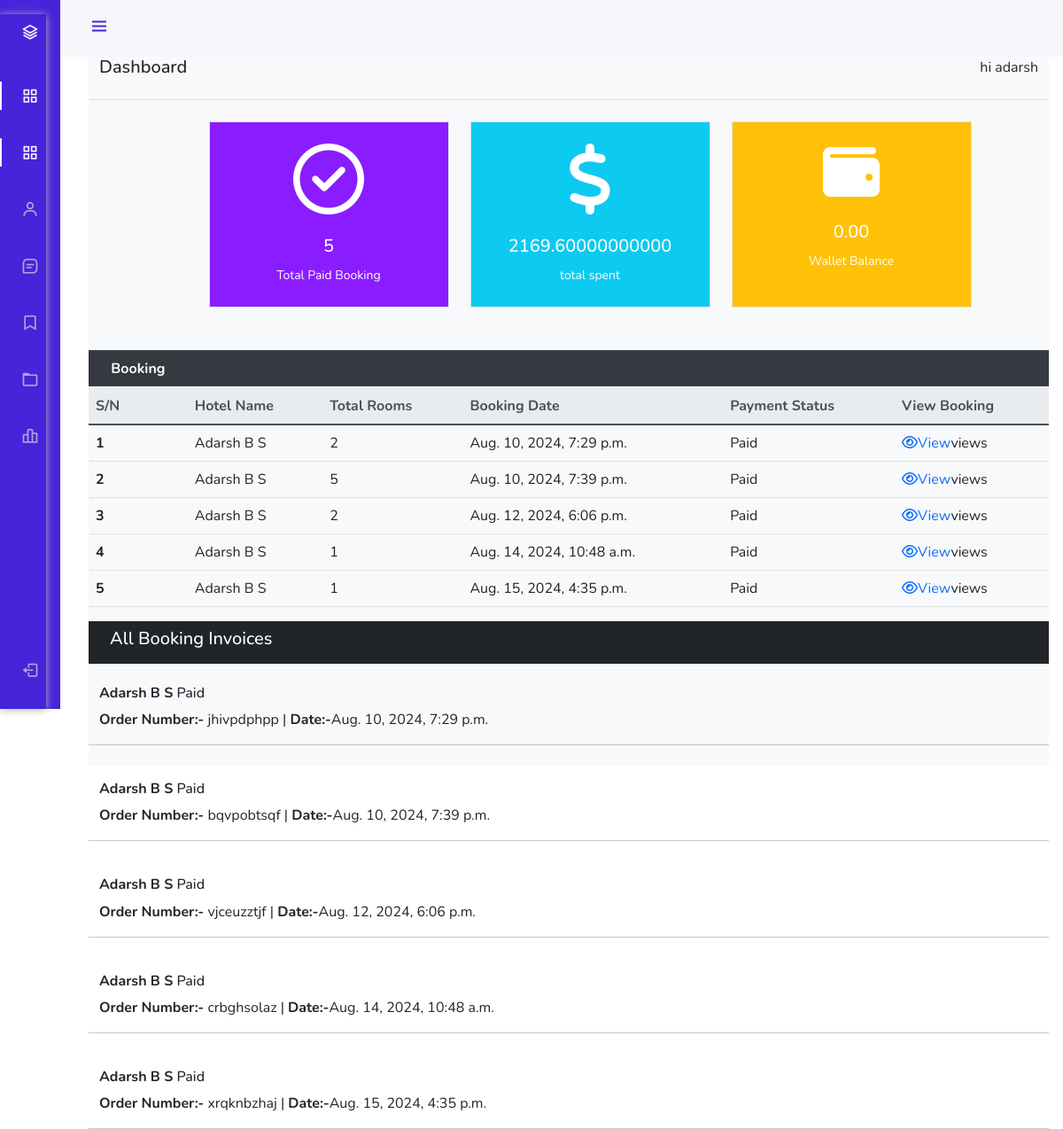
/dashboard/ (signed in), run on the app's committed database.
### userauths/models.py (models this page shows, shortened)
class User(AbstractUser):
    full_name=models.CharField(max_length=100,null=True,blank=True)
    username=models.CharField(max_length=50, unique=True)
    email=models.EmailField(unique=True)
    phone=models.CharField(max_length=20,null=True,blank=True)
    gender= models.CharField(max_length=20,choices=GENDER_CHOICE,default='other')
    otp=models.CharField(max_length=100,null=True,blank=True)
    USERNAME_FIELD='email'
    REQUIRED_FIELDS=['username']

class Profile(models.Model):
    pid=ShortUUIDField(length=7, max_length=25, alphabet='adcdefghijklmnopqrstuvwxyz1234')
    image=models.FileField(upload_to='user_directory_path',default='default.jpg',null=True,blank=True)
    user=models.OneToOneField("User", on_delete=models.CASCADE)
    full_name=models.CharField(max_length=100,null=True,blank=True)
    phone=models.CharField(max_length=20,null=True,blank=True)
    gender= models.CharField(max_length=20,choices=GENDER_CHOICE,default='other')
    country=models.CharField(max_length=100,null=True,blank=True)
    city=models.CharField(max_length=100,null=True,blank=True)
    state=models.CharField(max_length=100,null=True,blank=True)
    address=models.CharField(max_length=1000,null=True,blank=True)
    identity_type=models.CharField(max_length=20,choices=IDENTITY_TYPE,null=True,blank=True)
    identity_image=models.FileField(upload_to='user_directory_path',default='id.jpg',null=True,blank=True)
    facebook=models.URLField(max_length=200,null=True,blank=True)
    instagram=models.URLField(max_length=200,null=True,blank=True)
    wallet=models.DecimalField(max_digits=12, decimal_places=2,default=0.00)
    varified=models.BooleanField(default=False)
    date=models.DateTimeField(auto_now_add=True)
    class Meta:
        ordering=['-date']

### hotel/models.py (models this page shows, shortened)
class Booking(models.Model):
    user = models.ForeignKey(User,on_delete=models.SET_NULL ,null=True,blank=True)
    payment_status = models.CharField(max_length=100, choices=PAYMENT_STATUS)
    coupons=models.ManyToManyField('hotel.Coupon', blank=True)
    full_name = models.CharField(max_length=1000)
    email = models.EmailField(max_length=254)
    phone = models.CharField(max_length=50)
    hotel =models.ForeignKey(Hotel, on_delete=models.SET_NULL,null=True,blank=True)
    room_type = models.ForeignKey(RoomType,on_delete=models.SET_NULL,null=True,blank=True)
    room = models.ManyToManyField(Room)
    before_discount = models.DecimalField( max_digits=12, decimal_places=2,default=0)
    total = models.DecimalField( max_digits=12, decimal_places=2,default=0)
    saved = models.DecimalField( max_digits=12, decimal_places=2,default=0)
    check_in_date= models.DateField()
    check_out_date= models.DateField()
    total_days=models.PositiveIntegerField()
    num_adults=models.PositiveIntegerField()
    num_children=models.PositiveIntegerField()
    check_in = models.BooleanField(default=False)
    check_out = models.BooleanField(default=False)
    is_active = models.BooleanField(default=False)
    checked_in_tracker = models.BooleanField(default=False)
    checked_out_tracker = models.BooleanField(default=False)
    date = models.DateTimeField(auto_now_add=True)
    strip_payment_intent = models.CharField(max_length=1000, null=True, blank=True)
    success_id = ShortUUIDField(unique=True, length=10, max_length=20, alphabet='abcdefghijklmnopqrstuvwxyz', null=True , blank=True)
    booking_id=  ShortUUIDField(unique=True, length=10, max_length=20, alphabet='abcdefghijklmnopqrstuvwxyz')

class Hotel(models.Model):
    user = models.ForeignKey(User,on_delete=models.SET_NULL,null=True)
    name = models.CharField(max_length=100)
    description = CKEditor5Field(null=True,blank=True, config_name='extends')
    image = models.FileField(upload_to='hotel_galley')
    address = models.CharField(max_length=200)
    mobile = models.CharField(max_length=50)
    email = models.EmailField(max_length=110)
    status = models.CharField(max_length=20,choices=HOTEL_STATUS ,default='Live')
    tag=TaggableManager(blank=True)
    views=models.IntegerField(default=0)
    featured=models.BooleanField(default=False)
    hid = ShortUUIDField(unique=True, length=10, max_length=20, alphabet='abcdefghijklmnopqrstuvwxyz')
    slug= models.SlugField(unique=True)
    date= models.DateTimeField(auto_now_add=True)

### user_dashboard/views.py (the view)
# urls.py: path('dashboard/',include('user_dashboard.urls'))
@login_required
def dashboard(request):
    bookings = Booking.objects.filter(user=request.user,payment_status="Paid")
    total_spent = Booking.objects.filter(user=request.user,payment_status='Paid').aggregate(amount=models.Sum("total"))
    context={
        'bookings':bookings,
        'total_spent': total_spent
    }
    return render(request, 'user_dashboard/dashboard.html',context)

### templates/user_dashboard/dashboard.html (shortened to what this page needs)
{% load static%}
<!DOCTYPE html>
<html lang="en">
<head>
    <link rel="stylesheet" href="https://cdn.jsdelivr.net/npm/bootstrap@4.3.1/dist/css/bootstrap.min.css">
<link href="https://cdn.jsdelivr.net/npm/bootstrap@5.0.0-beta1/dist/css/bootstrap.min.css" rel="stylesheet">
<link href="https://cdn.jsdelivr.net/npm/boxicons@latest/css/boxicons.min.css" rel="stylesheet">
<link rel="stylesheet" href="{% static "css/style.css" %}">
</head>
<body id="body-pd">
    <header class="header" id="header">
        <div class="header_toggle"> <i class='bx bx-menu' id="header-toggle"></i> </div>
    </header>
    <div class="l-navbar" id="nav-bar">
        <nav class="nav">
            <div> <a href="#" class="nav_logo"> <i class='bx bx-layer nav_logo-icon'></i> <span class="nav_logo-name">BBBootstrap</span> </a>
                <div class="nav_list"> <a href="{% url 'user_dashboard:dashboard' %}" class="nav_link active"> <i class='bx bx-grid-alt nav_icon'></i> <span class="nav_name">Dashboard</span> </a>  <a href="{% url 'user_dashboard:bookings' %}" class="nav_link active"> <i class='bx bx-grid-alt nav_icon'></i> <span class="nav_name">All bookings</span> </a> <a href="{% url 'user_dashboard:profile' %}" class="nav_link"> <i class='bx bx-user nav_icon'></i> <span class="nav_name">My Profile</span> </a> <a href="{% url 'user_dashboard:notifications' %}" class="nav_link"> <i class='bx bx-message-square-detail nav_icon'></i> <span class="nav_name">Notifications</span> </a> <a href="{% url 'user_dashboard:bookmark' %}" class="nav_link"> <i class='bx bx-bookmark nav_icon'></i> <span class="nav_name">Bookmark</span> </a> <a href="{% url 'user_dashboard:wallet' %}" class="nav_link"> <i class='bx bx-folder nav_icon'></i> <span class="nav_name">Wallet</span> </a> <a href="{% url 'user_dashboard:change_password' %}" class="nav_link"> <i class='bx bx-bar-chart-alt-2 nav_icon'></i> <span class="nav_name">change Password</span> </a> </div>
            </div> <a href="{% url 'userauths:logOut' %}" class="nav_link"> <i class='bx bx-log-out nav_icon'></i> <span class="nav_name">SignOut</span> </a>
        </nav>
    </div>
    <div class="height-100 bg-light">
    <section class="top">
        <div class="container-fluid d-flex justify-content-between mt-3 border-bottom pb-4">
            <h5 class="mb-0">Dashboard</h5>
            <div class="ms-auto">hi adarsh</div>
        </div>
    </section>
    <section class="box mt-4">
        <div class="container-fluid">
            <div class="row text-white text-center justify-content-center">
                <div class="col-3 border nav_btn ml-5  pb-4">
                    <i class="fa-regular fa-circle-check fa-5x my-4"></i>
                    <h5>{{bookings.count}}</h5>
                    <small>Total Paid Booking</small>
                </div>
                <div class="col-3 border bg-info ml-4 dataCol pb-4">
                    <i class="fa-solid fa-dollar-sign fa-5x my-4"></i>
                   <h5>{{total_spent.amount}}</h5>
                   <small>total spent</small>
                </div>
                <div class="col-3 border bg-warning ml-4 dataCol pb-4">
                    <i class="fa-solid fa-wallet fa-4x my-4"></i>
                    <h5>{{request.user.profile.wallet}}</h5>
                   <small> Wallet Balance</small>
                </div>
            </div>
        </div>
    </section>
    <section class="listing mt-5">
        <table class="table">
            <thead class="thead-dark">
              <tr>
                <th scope="col" class="text-center">Booking</th>
                <th scope="col"></th>
                <th scope="col"></th>
                <th scope="col"></th>
                <th scope="col"></th>
                <th scope="col"></th>
              </tr>
            </thead>
            <thead class="thead-light">
              <tr>
                <th scope="col">S/N</th>
                <th scope="col">Hotel Name</th>
                <th scope="col">Total Rooms</th>
                <th scope="col">Booking Date</th>
                <th scope="col">Payment Status</th>
                <th scope="col">View Booking</th>
              </tr>
            </thead>
            <tbody>
                {% for b in bookings %}
              <tr>
                <th scope="row">{{forloop.counter}}</th>
                <td>{{b.hotel.name}}</td>
                <td>{{b.room.all.count}}</td>
                <td>{{b.date}}</td>
                <td>{{b.payment_status}}</td>
                <td><a href="{% url 'user_dashboard:booking_detail' b.booking_id %}"><i class="fa fa-eye"></i>View</a>views</td>
              </tr>
              {% endfor %}
            </tbody>
          </table>
        <div class="container-fluid p-0 m-0">
            <div class="p-0 m-0 bg-dark text-white px-4 py-2 "><h5>All Booking Invoices</h5></div>
           {% for b in bookings%}
            <div class="container pt-4">
                <h6><b>{{b.hotel.name}}</b> <span>{{b.payment_status}}</span></h6>
                <p><b>Order Number:-</b> {{b.booking_id}} | <b>Date:-</b>{{b.date}}</p>
            </div>
            <hr>
            {% endfor %}
        </div>
    </section>
</body>

### static/css/style.css (style rules this page uses)
nav { box-shadow: 0px 1px 9px #b7b6b9; border-bottom: 0px solid rgb(161, 158, 158); }
.nav_btn { background-color: #8A1DFF !important; color: white !important; }

### templates/user_dashboard/dashboard.html (style rules this page uses)
:root { --header-height: 3rem;--nav-width: 68px;--first-color: #4723D9;--first-color-light: #AFA5D9;--white-color: #F7F6FB;--body-font: 'Nunito', sans-serif;--normal-font-size: 1rem;--z-fixed: 100 }
*,::before,::after { box-sizing: border-box }
body { position: relative;margin: var(--header-height) 0 0 0;padding: 0 1rem;font-family: var(--body-font);font-size: var(--normal-font-size);transition: .5s }
a { text-decoration: none }
.header { width: 100%;height: var(--header-height);position: fixed;top: 0;left: 0;display: flex;align-items: center;justify-content: space-between;padding: 0 1rem;background-color: var(--white-color);z-index: var(--z-fixed);transition: .5s }
.header_toggle { color: var(--first-color);font-size: 1.5rem;cursor: pointer }
.l-navbar { position: fixed;top: 0;left: -30%;width: var(--nav-width);height: 100vh;background-color: var(--first-color);padding: .5rem 1rem 0 0;transition: .5s;z-index: var(--z-fixed) }
.nav { height: 100%;display: flex;flex-direction: column;justify-content: space-between;overflow: hidden }
.nav_logo, .nav_link { display: grid;grid-template-columns: max-content max-content;align-items: center;column-gap: 1rem;padding: .5rem 0 .5rem 1.5rem }
.nav_logo { margin-bottom: 2rem }
.nav_logo-icon { font-size: 1.25rem;color: var(--white-color) }
.nav_link { position: relative;color: var(--first-color-light);margin-bottom: 1.5rem;transition: .3s }
.nav_icon { font-size: 1.25rem }
.active { color: var(--white-color) }
.active::before { content: '';position: absolute;left: 0;width: 2px;height: 32px;background-color: var(--white-color) }
.height-100 { height:100vh }
@media screen and (min-width: 768px) { body { margin: calc(var(--header-height) + 1rem) 0 0 0;padding-left: calc(var(--nav-width) + 2rem) } }
@media screen and (min-width: 768px) { .header { height: calc(var(--header-height) + 1rem);padding: 0 2rem 0 calc(var(--nav-width) + 2rem) } }
@media screen and (min-width: 768px) { .l-navbar { left: 0;padding: 1rem 1rem 0 0 } }

### data on the page
User: user.profile.wallet "0.00"
Booking: hotel.name "Adarsh B S", room.all.count "2", date "Aug. 10, 2024, 7:29 p.m.", payment_status "Paid", booking_id "jhivpdphpp"
Booking: hotel.name "Adarsh B S", room.all.count "5", date "Aug. 10, 2024, 7:39 p.m.", payment_status "Paid", booking_id "bqvpobtsqf"
Booking: hotel.name "Adarsh B S", room.all.count "2", date "Aug. 12, 2024, 6:06 p.m.", payment_status "Paid", booking_id "vjceuzztjf"
Booking: hotel.name "Adarsh B S", room.all.count "1", date "Aug. 14, 2024, 10:48 a.m.", payment_status "Paid", booking_id "crbghsolaz"
Booking: hotel.name "Adarsh B S", room.all.count "1", date "Aug. 15, 2024, 4:35 p.m.", payment_status "Paid", booking_id "xrqknbzhaj"

### other printed values
{{ bookings.count }} "5"
{{ total_spent.amount }} "2169.60000000000"
